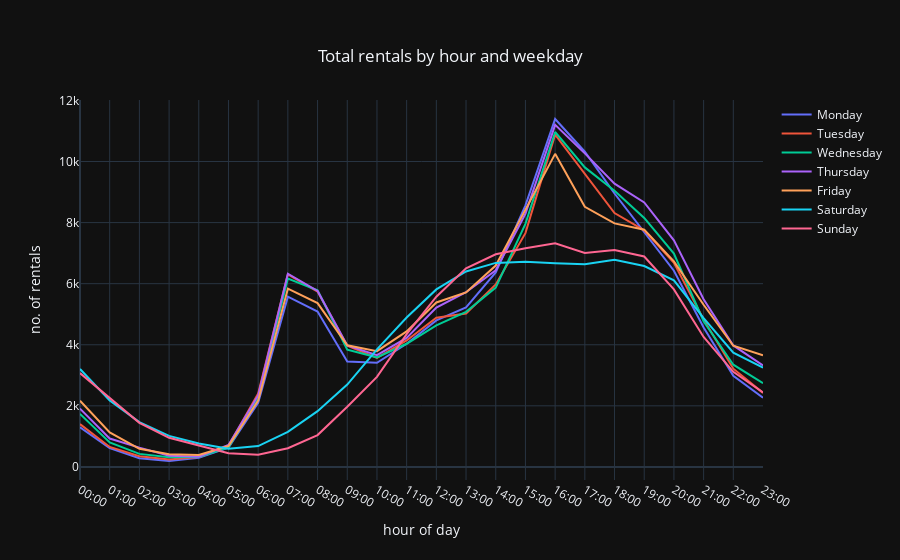

Here is the notebook cell this chart was saved with:
### Markdown cell above
## Total rentals by hour and weekday <a id="hourAggPlot"></a>

### Code cell
iplot(hourAggPlot)

### Figure 1 — Plotly figure (JSON) as saved in the notebook; plotly's stock layout.template omitted (floating-point values rounded to 4 significant figures)
{"data": [{"mode": "lines", "name": "Monday", "type": "scatter", "x": [0, 1, 2, 3, 4, 5, 6, 7, 8, 9, 10, 11, 12, 13, 14, 15, 16, 17, 18, 19, 20, 21, 22, 23], "y": [1296, 616, 283, 194, 302, 633, 2100, 5574, 5089, 3450, 3408, 4034, 4798, 5224, 6369, 8565, 11392, 10320, 8953, 7702, 6425, 4563, 2982, 2264]}, {"mode": "lines", "name": "Tuesday", "type": "scatter", "x": [0, 1, 2, 3, 4, 5, 6, 7, 8, 9, 10, 11, 12, 13, 14, 15, 16, 17, 18, 19, 20, 21, 22, 23], "y": [1401, 654, 351, 241, 325, 691, 2406, 6305, 5740, 3971, 3571, 4140, 4884, 5024, 5977, 7654, 10880, 9615, 8312, 7749, 6685, 4825, 3216, 2424]}, {"mode": "lines", "name": "Wednesday", "type": "scatter", "x": [0, 1, 2, 3, 4, 5, 6, 7, 8, 9, 10, 11, 12, 13, 14, 15, 16, 17, 18, 19, 20, 21, 22, 23], "y": [1737, 801, 427, 319, 323, 641, 2243, 6166, 5783, 3837, 3588, 4033, 4634, 5079, 5872, 7959, 10966, 9807, 9045, 8153, 6984, 4770, 3347, 2741]}, {"mode": "lines", "name": "Thursday", "type": "scatter", "x": [0, 1, 2, 3, 4, 5, 6, 7, 8, 9, 10, 11, 12, 13, 14, 15, 16, 17, 18, 19, 20, 21, 22, 23], "y": [1909, 929, 633, 365, 335, 721, 2339, 6325, 5762, 3977, 3660, 4223, 5216, 5719, 6441, 8287, 11200, 10267, 9274, 8658, 7417, 5491, 3978, 3322]}, {"mode": "lines", "name": "Friday", "type": "scatter", "x": [0, 1, 2, 3, 4, 5, 6, 7, 8, 9, 10, 11, 12, 13, 14, 15, 16, 17, 18, 19, 20, 21, 22, 23], "y": [2169, 1128, 594, 419, 388, 684, 2171, 5837, 5364, 3981, 3789, 4439, 5385, 5714, 6593, 8438, 10251, 8516, 7973, 7769, 6729, 5310, 3968, 3654]}, {"mode": "lines", "name": "Saturday", "type": "scatter", "x": [0, 1, 2, 3, 4, 5, 6, 7, 8, 9, 10, 11, 12, 13, 14, 15, 16, 17, 18, 19, 20, 21, 22, 23], "y": [3205, 2174, 1465, 1016, 765, 595, 684, 1150, 1827, 2697, 3850, 4894, 5812, 6399, 6681, 6722, 6670, 6636, 6786, 6577, 6107, 4869, 3741, 3248]}, {"mode": "lines", "name": "Sunday", "type": "scatter", "x": [0, 1, 2, 3, 4, 5, 6, 7, 8, 9, 10, 11, 12, 13, 14, 15, 16, 17, 18, 19, 20, 21, 22, 23], "y": [3072, 2255, 1444, 953, 695, 446, 397, 612, 1044, 1968, 2949, 4348, 5575, 6506, 6961, 7162, 7320, 7007, 7103, 6890, 5811, 4255, 3113, 2440]}], "layout": {"title": {"text": "Total rentals by hour and weekday", "x": 0.5, "xanchor": "center", "y": 0.9, "yanchor": "middle"}, "xaxis": {"tickmode": "array", "ticktext": ["00:00", "01:00", "02:00", "03:00", "04:00", "05:00", "06:00", "07:00", "08:00", "09:00", "10:00", "11:00", "12:00", "13:00", "14:00", "15:00", "16:00", "17:00", "18:00", "19:00", "20:00", "21:00", "22:00", "23:00"], "tickvals": [0, 1, 2, 3, 4, 5, 6, 7, 8, 9, 10, 11, 12, 13, 14, 15, 16, 17, 18, 19, 20, 21, 22, 23], "title": {"text": "hour of day"}}, "yaxis": {"title": {"text": "no. of rentals"}}}}
